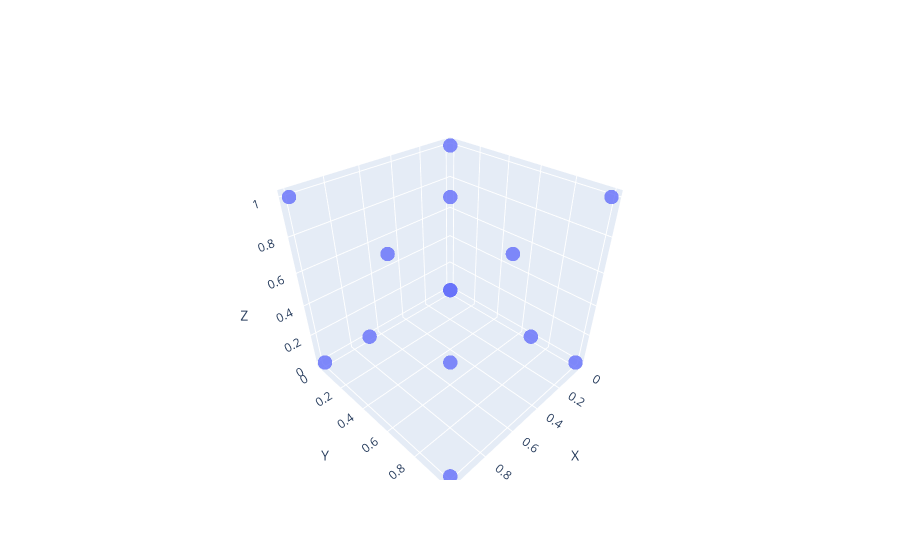
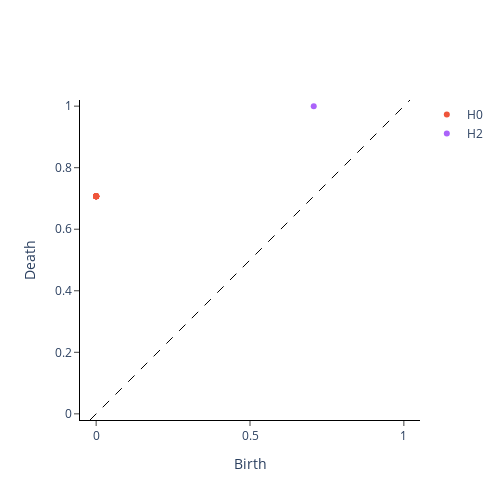

Write notebook code for charts like these, in order.
### Code cell
face_cubic = st.Structure(2,2,2, 1.0, 1.0, 1.0, 90, 90, 90, True, True, False)
st.plotting_struct(face_cubic)
coords, diagrams_basic = persistence_diagrams(face_cubic)

figure = plot_diagram(diagrams_basic[0])
figure.show()

### Figure 1 — Plotly figure (JSON) as saved in the notebook; plotly's stock layout.template omitted (floating-point values rounded to 4 significant figures)
{"data": [{"marker": {"opacity": 0.8, "size": 5}, "mode": "markers", "type": "scatter3d", "x": [0, 0, 0, 0, 1, 1, 1, 1, 0.5, 0.5, 0.5, 0.5, 0, 1], "y": [0, 0, 1, 1, 0, 0, 1, 1, 0.5, 0.5, 0, 1, 0.5, 0.5], "z": [0, 1, 0, 1, 0, 1, 0, 1, 0, 1, 0.5, 0.5, 0.5, 0.5]}], "layout": {"scene": {"xaxis": {"title": {"text": "X"}}, "yaxis": {"title": {"text": "Y"}}, "zaxis": {"title": {"text": "Z"}}}}}

### Figure 2 — Plotly figure (JSON) as saved in the notebook; plotly's stock layout.template omitted (floating-point values rounded to 4 significant figures)
{"data": [{"hoverinfo": "none", "line": {"color": "black", "dash": "dash", "width": 1}, "mode": "lines", "showlegend": false, "type": "scatter", "x": [-0.02, 1.02], "y": [-0.02, 1.02]}, {"hoverinfo": "text", "hovertext": ["(0.0, 0.7071067690849304), multiplicity: 13", "(0.0, 0.7071067690849304), multiplicity: 13", "(0.0, 0.7071067690849304), multiplicity: 13", "(0.0, 0.7071067690849304), multiplicity: 13", "(0.0, 0.7071067690849304), multiplicity: 13", "(0.0, 0.7071067690849304), multiplicity: 13", "(0.0, 0.7071067690849304), multiplicity: 13", "(0.0, 0.7071067690849304), multiplicity: 13", "(0.0, 0.7071067690849304), multiplicity: 13", "(0.0, 0.7071067690849304), multiplicity: 13", "(0.0, 0.7071067690849304), multiplicity: 13", "(0.0, 0.7071067690849304), multiplicity: 13", "(0.0, 0.7071067690849304), multiplicity: 13"], "mode": "markers+text", "name": "H0", "textposition": "top center", "type": "scatter", "x": [0, 0, 0, 0, 0, 0, 0, 0, 0, 0, 0, 0, 0], "y": [0.7071, 0.7071, 0.7071, 0.7071, 0.7071, 0.7071, 0.7071, 0.7071, 0.7071, 0.7071, 0.7071, 0.7071, 0.7071]}, {"hoverinfo": "text", "hovertext": [], "mode": "markers+text", "name": "H1", "textposition": "top center", "type": "scatter", "x": [], "y": []}, {"hoverinfo": "text", "hovertext": ["(0.7071067690849304, 1.0)"], "mode": "markers+text", "name": "H2", "textposition": "top center", "type": "scatter", "x": [0.7071], "y": [1]}], "layout": {"height": 500, "plot_bgcolor": "white", "width": 500, "xaxis": {"autorange": false, "exponentformat": "e", "linecolor": "black", "linewidth": 1, "mirror": false, "range": [-0.02, 1.02], "showexponent": "all", "showline": true, "side": "bottom", "ticks": "outside", "title": {"text": "Birth"}, "type": "linear", "zeroline": true}, "yaxis": {"autorange": false, "exponentformat": "e", "linecolor": "black", "linewidth": 1, "mirror": false, "range": [-0.02, 1.02], "scaleanchor": "x", "scaleratio": 1, "showexponent": "all", "showline": true, "side": "left", "ticks": "outside", "title": {"text": "Death"}, "type": "linear", "zeroline": true}}}
